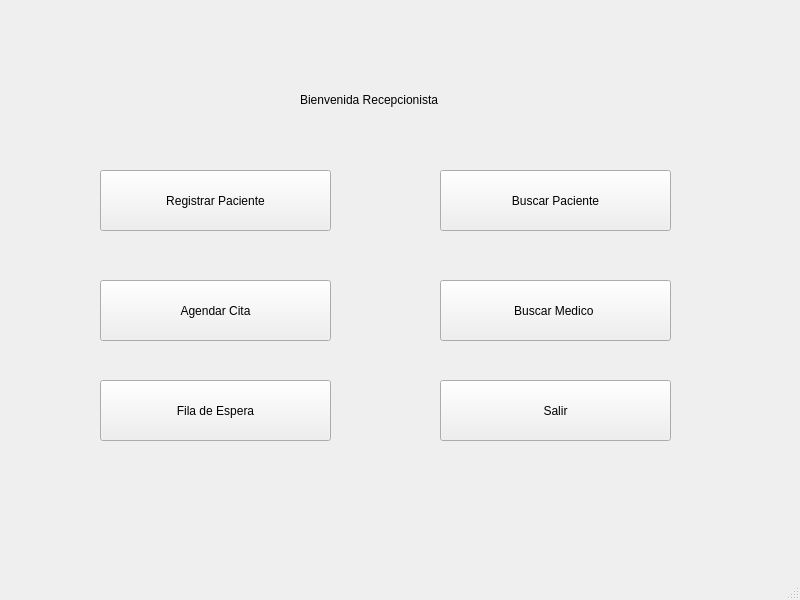
<?xml version="1.0" encoding="UTF-8"?>
<ui version="4.0">
 <class>MainMenu</class>
 <widget class="QMainWindow" name="MainMenu">
  <property name="geometry">
   <rect>
    <x>0</x>
    <y>0</y>
    <width>800</width>
    <height>600</height>
   </rect>
  </property>
  <property name="windowTitle">
   <string>MainMenu</string>
  </property>
  <widget class="QWidget" name="centralwidget">
   <widget class="QLabel" name="label">
    <property name="geometry">
     <rect>
      <x>-170</x>
      <y>-100</y>
      <width>1141</width>
      <height>821</height>
     </rect>
    </property>
    <property name="text">
     <string/>
    </property>
    <property name="pixmap">
     <pixmap>../../Pictures/Screenshots/Captura de pantalla 2025-06-02 135404.png</pixmap>
    </property>
    <property name="scaledContents">
     <bool>true</bool>
    </property>
   </widget>
   <widget class="QPushButton" name="pushButton">
    <property name="geometry">
     <rect>
      <x>100</x>
      <y>170</y>
      <width>231</width>
      <height>61</height>
     </rect>
    </property>
    <property name="text">
     <string>Registrar Paciente</string>
    </property>
   </widget>
   <widget class="QPushButton" name="pushButton_2">
    <property name="geometry">
     <rect>
      <x>440</x>
      <y>170</y>
      <width>231</width>
      <height>61</height>
     </rect>
    </property>
    <property name="text">
     <string>Buscar Paciente</string>
    </property>
   </widget>
   <widget class="QPushButton" name="pushButton_3">
    <property name="geometry">
     <rect>
      <x>440</x>
      <y>280</y>
      <width>231</width>
      <height>61</height>
     </rect>
    </property>
    <property name="text">
     <string>Buscar Medico </string>
    </property>
   </widget>
   <widget class="QPushButton" name="pushButton_4">
    <property name="geometry">
     <rect>
      <x>100</x>
      <y>280</y>
      <width>231</width>
      <height>61</height>
     </rect>
    </property>
    <property name="text">
     <string>Agendar Cita</string>
    </property>
   </widget>
   <widget class="QPushButton" name="pushButton_5">
    <property name="geometry">
     <rect>
      <x>100</x>
      <y>380</y>
      <width>231</width>
      <height>61</height>
     </rect>
    </property>
    <property name="text">
     <string>Fila de Espera</string>
    </property>
   </widget>
   <widget class="QPushButton" name="pushButton_6">
    <property name="geometry">
     <rect>
      <x>440</x>
      <y>380</y>
      <width>231</width>
      <height>61</height>
     </rect>
    </property>
    <property name="text">
     <string>Salir</string>
    </property>
   </widget>
   <widget class="QLabel" name="label_2">
    <property name="geometry">
     <rect>
      <x>300</x>
      <y>90</y>
      <width>181</width>
      <height>20</height>
     </rect>
    </property>
    <property name="text">
     <string>Bienvenida Recepcionista </string>
    </property>
   </widget>
  </widget>
  <widget class="QMenuBar" name="menubar">
   <property name="geometry">
    <rect>
     <x>0</x>
     <y>0</y>
     <width>800</width>
     <height>25</height>
    </rect>
   </property>
  </widget>
  <widget class="QStatusBar" name="statusbar"/>
 </widget>
 <resources/>
 <connections/>
</ui>
